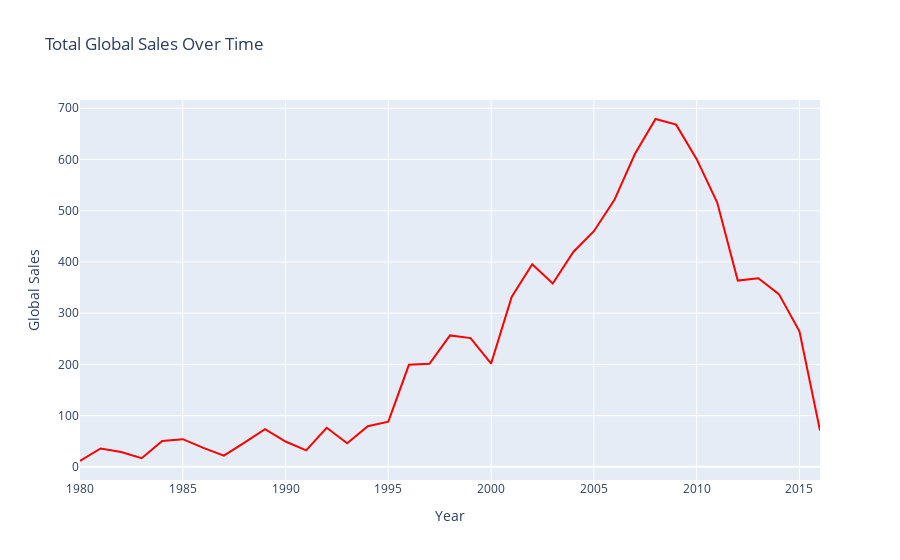

Write notebook code for a chart like this one.
### Markdown cell above
# YEAR wise analysis

### Code cell
# Total Global Sales Over Time (Line Chart)
fig = px.line(df.groupby('Year')['Global_Sales'].sum().reset_index(), x='Year', y='Global_Sales', title='Total Global Sales Over Time')
fig.update_yaxes(title_text='Global Sales')
fig.update_traces(line=dict(color='red'))
fig.show()

### Figure 1 — Plotly figure (JSON) as saved in the notebook; plotly's stock layout.template omitted (floating-point values rounded to 4 significant figures)
{"data": [{"hovertemplate": "Year=%{x}<br>Global_Sales=%{y}<extra></extra>", "legendgroup": "", "line": {"color": "red", "dash": "solid"}, "marker": {"symbol": "circle"}, "mode": "lines", "name": "", "orientation": "v", "showlegend": false, "type": "scatter", "x": [1980, 1981, 1982, 1983, 1984, 1985, 1986, 1987, 1988, 1989, 1990, 1991, 1992, 1993, 1994, 1995, 1996, 1997, 1998, 1999, 2000, 2001, 2002, 2003, 2004, 2005, 2006, 2007, 2008, 2009, 2010, 2011, 2012, 2013, 2014, 2015, 2016], "xaxis": "x", "y": [11.38, 35.77, 28.86, 16.79, 50.36, 53.94, 37.07, 21.74, 47.22, 73.45, 49.39, 32.23, 76.16, 45.98, 79.17, 88.11, 199.2, 201.0, 256.5, 251.3, 201.6, 331.5, 395.2, 357.9, 419.3, 459.9, 521.0, 611.1, 678.9, 667.9, 600.5, 516.0, 363.5, 368.1, 337.1, 264.4, 70.93], "yaxis": "y"}], "layout": {"legend": {"tracegroupgap": 0}, "title": {"text": "Total Global Sales Over Time"}, "xaxis": {"anchor": "y", "domain": [0, 1], "title": {"text": "Year"}}, "yaxis": {"anchor": "x", "domain": [0, 1], "title": {"text": "Global Sales"}}}}
